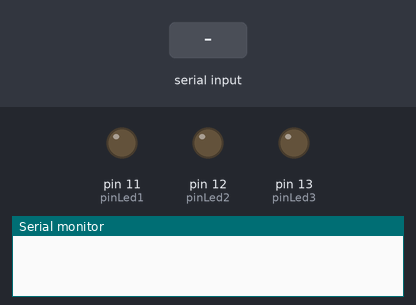
Recording of a sketch running on a simulated Arduino Uno, built with avr-gcc and run on an emulated ATmega328P. On the bench: output pins drawn as LEDs (lit = HIGH), the last lines printed to the serial monitor. The test bench sets the inputs (shaded band).

Above: at 1.2 s.
1.3 s: "1\n" received over Serial
At 3.3 s:
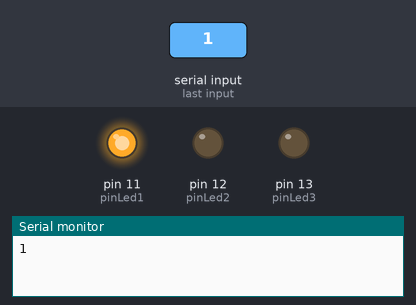
3.8 s: "4\n" received over Serial
Timing chart, 0 to 6.8 s (numbered marks = the images above; inputs shaded):
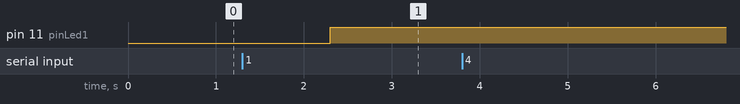

The sketch:

ejercicio2.ino
```cpp
const int pinLed1 = 11;
const int pinLed2 = 12;
const int pinLed3 = 13;
int estadoLed1 = 0;
int estadoLed2 = 0;
int estadoLed3 = 0;
int separador, option, valorNum;
String op, cadena, valor;
void setup()
{
    Serial.begin(9600);
    pinMode(pinLed2, OUTPUT);
    pinMode(pinLed1, OUTPUT);
    pinMode(pinLed3, OUTPUT);
}

void loop()
{
    if (Serial.available() > 0)
    {
        cadena = Serial.readString();
        separador = cadena.indexOf(':');
        op = cadena.substring(0, separador);
        option = op.toInt();
        valor = cadena.substring(separador + 1);
        valorNum = valor.toInt();

        switch (option)
        {
        case 1:
            estadoLed1 = control_led(pinLed1, valorNum);
            Serial.println(estadoLed1);
            break;
        case 2:
            estadoLed2 = control_led(pinLed2, valorNum);
            Serial.println(estadoLed2);
            break;
        case 3:
            estadoLed3 = control_led(pinLed3, valorNum);
            Serial.println(estadoLed3);
            break;
        case 4:
            Serial.println(String(estadoLed1) + "," + String(estadoLed2) + "," + String(estadoLed3));
            break;
        }
    }
}

int control_led(int pinLed, int estado)
{
    int estadoLed = -1;
    if (estado == 0)
    {
        digitalWrite(pinLed, LOW);
        estadoLed = 0;
    }
    else if (estado == 1)
    {
        digitalWrite(pinLed, HIGH);
        estadoLed = 1;
    }
    return estadoLed;
}
```

Measured:
- after the input at 1.3 s, pin 11 (pinLed1): LOW → HIGH after 1.0 s
